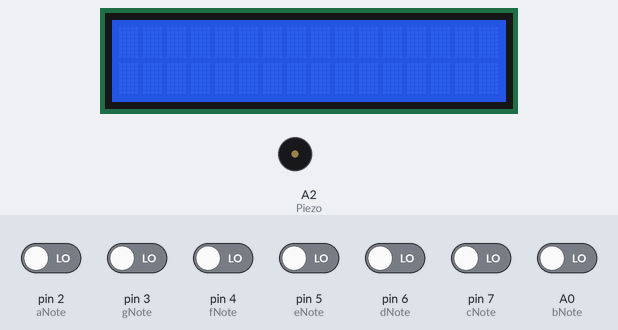
Bench run of a sketch on a simulated Arduino Uno, built with avr-gcc and run on an emulated ATmega328P. Parts: 16×2 character LCD, buzzer (waves = sounding). The test bench sets the inputs (shaded band); at power-on: A0 (bNote), pin 2 (aNote), pin 3 (gNote), pin 4 (fNote), pin 5 (eNote), pin 6 (dNote), pin 7 (cNote) LOW. What the sketch prints to the serial monitor is not drawn.

Above: at 1.2 s.
1.3 s: pin 2 (aNote) driven HIGH
At 1.7 s:
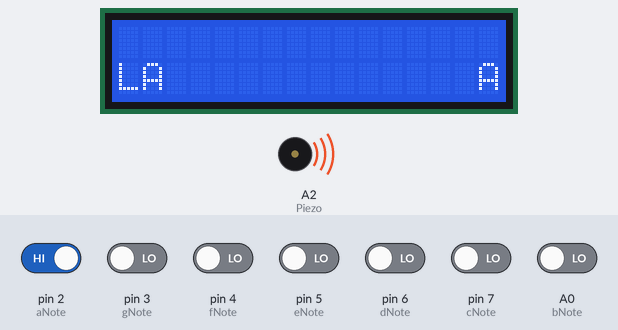
2.8 s: pin 3 (gNote) driven HIGH
At 3.1 s:
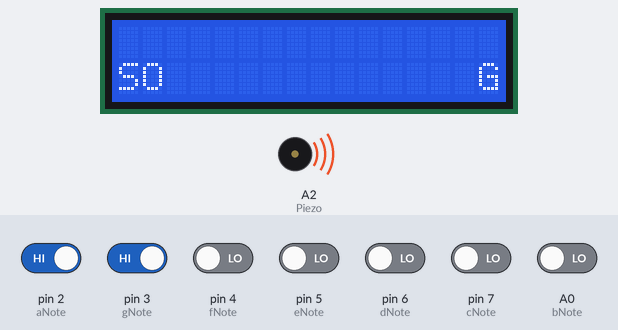
4.3 s: pin 4 (fNote) driven HIGH
At 5.5 s:
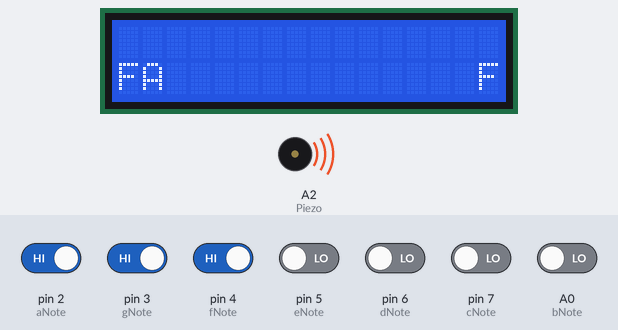
5.8 s: pin 5 (eNote) driven HIGH
At 6.3 s:
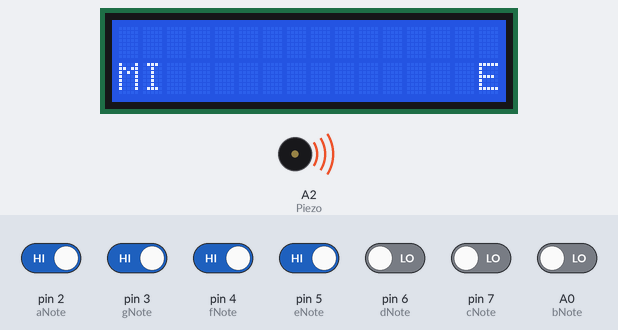
7.3 s: pin 6 (dNote) driven HIGH
At 7.7 s:
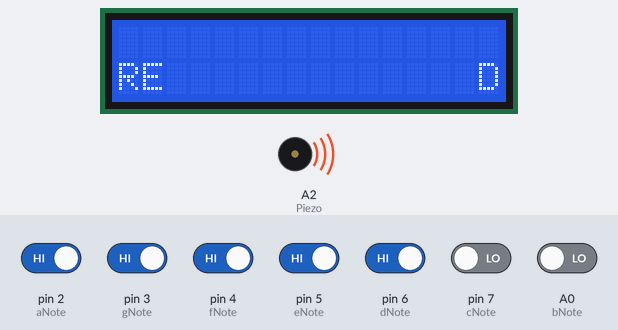
8.8 s: pin 7 (cNote) driven HIGH
At 9.1 s:
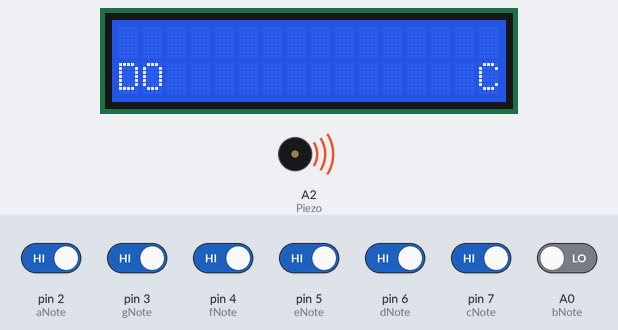
Timing chart, 0 to 11.3 s (numbered marks = the images above; inputs shaded):
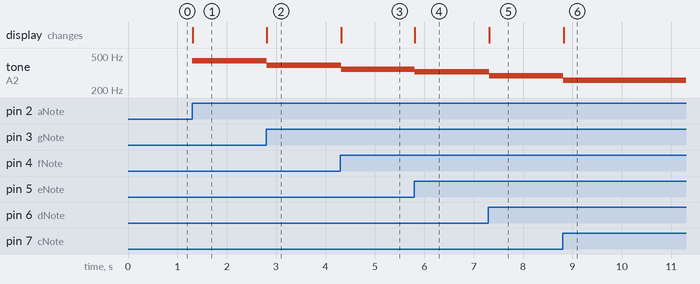

The sketch:

PianoArduinoWithLCD.ino
```cpp
#include <LiquidCrystal.h>

const int rs = 8, en = 9, d4 = 10, d5 = 11, d6 = 12, d7 = 13;
LiquidCrystal lcd(rs, en, d4, d5, d6, d7);


int cNote = 7;
int dNote = 6;
int eNote = 5;
int fNote = 4;
int gNote = 3;
int aNote = 2;
int bNote = A0;
int Piezo = A2;
double c = 261.63;	// frecventa notei c do
double d = 293.66;	// frecventa notei d re
double e = 329.63;	// frecventa notei e mi
double f = 349.23;	// frecventa notei f fa
double g = 392;		// frecventa notei g sol
double a = 440;		// frecventa notei a la
double b = 493.88;	// frecventa notei b si

void setup()
{
  pinMode(cNote, INPUT);
  pinMode(dNote, INPUT);
  pinMode(eNote, INPUT);
  pinMode(fNote, INPUT);
  pinMode(gNote, INPUT);
  pinMode(aNote, INPUT);
  pinMode(bNote, INPUT);
  pinMode(Piezo, OUTPUT);
  lcd.begin(16, 2);
  Serial.begin(9600);
}

void loop()
{

  Serial.println(digitalRead(cNote));
  Serial.println(digitalRead(dNote));
  Serial.println(digitalRead(eNote));
  Serial.println(digitalRead(fNote));
  Serial.println(digitalRead(gNote));
  Serial.println(digitalRead(aNote));
  Serial.println(digitalRead(bNote));
  lcd.setCursor(0, 0);
  lcd.print("");

  if (digitalRead(cNote) == 1) {
    tone(Piezo, c, 250);	// nota c
    lcd.setCursor(0, 1);
    lcd.print("DO");
    lcd.setCursor(15, 1);
    lcd.print("C");
  }else if (digitalRead(dNote) == 1) {
    tone(Piezo, d, 250);	// nota d
    lcd.setCursor(0, 1);
    lcd.print("RE");
    lcd.setCursor(15, 1);
    lcd.print("D");
  }else if (digitalRead(eNote) == 1) {
    tone(Piezo, e, 250);	// nota e
    lcd.setCursor(0, 1);
    lcd.print("MI");
    lcd.setCursor(15, 1);
    lcd.print("E");
  }else if (digitalRead(fNote) == 1) {
    tone(Piezo, f, 250);	// nota f
    lcd.setCursor(0, 1);
    lcd.print("FA");
    lcd.setCursor(15, 1);
    lcd.print("F");
  }else if (digitalRead(gNote) == 1) {
    tone(Piezo, g, 250);	// nota g
    lcd.setCursor(0, 1);
    lcd.print("SO");
    lcd.setCursor(15, 1);
    lcd.print("G");
  }else if (digitalRead(aNote) == 1) {
    tone(Piezo, a, 250);	// nota a
    lcd.setCursor(0, 1);
    lcd.print("LA");
    lcd.setCursor(15, 1);
    lcd.print("A");
  }else if (digitalRead(bNote) == 1) {
    tone(Piezo, b, 250);	// nota b
    lcd.setCursor(0, 1);
    lcd.print("SI");
    lcd.setCursor(15, 1);
    lcd.print("B");
  } else {
    noTone(Piezo);
  }
  delay(10);
}
```

Measured:
- after the input at 1.3 s, tone on A2 (Piezo): silent → 440 Hz at once; the display: changes at once (image 1)
- after the input at 2.8 s, tone on A2 (Piezo): 440 Hz → 392 Hz at once; the display: changes at once (image 2)
- after the input at 4.3 s, tone on A2 (Piezo): 392 Hz → 349 Hz at once; the display: changes at once (image 3)
- after the input at 5.8 s, tone on A2 (Piezo): 349 Hz → 329 Hz at once; the display: changes at once (image 4)
- after the input at 7.3 s, tone on A2 (Piezo): 329 Hz → 293 Hz at once; the display: changes at once (image 5)
- after the input at 8.8 s, tone on A2 (Piezo): 293 Hz → 261 Hz at once; the display: changes at once (image 6)
